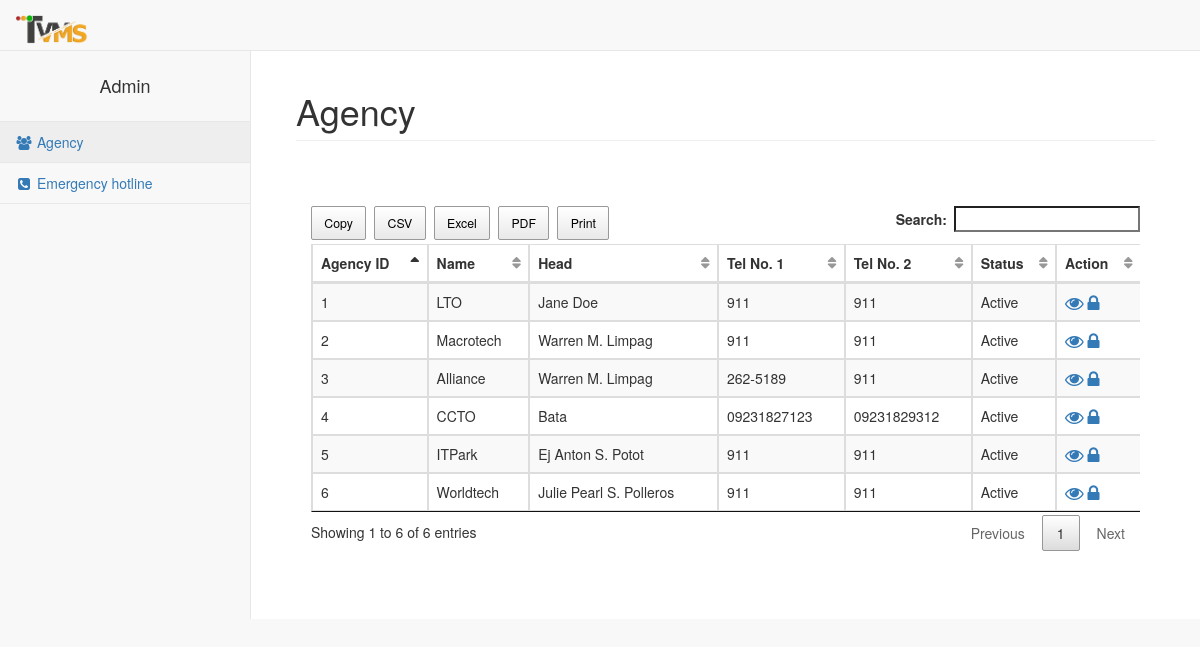
The page /pages/adminAgency.php on the database as committed earlier.
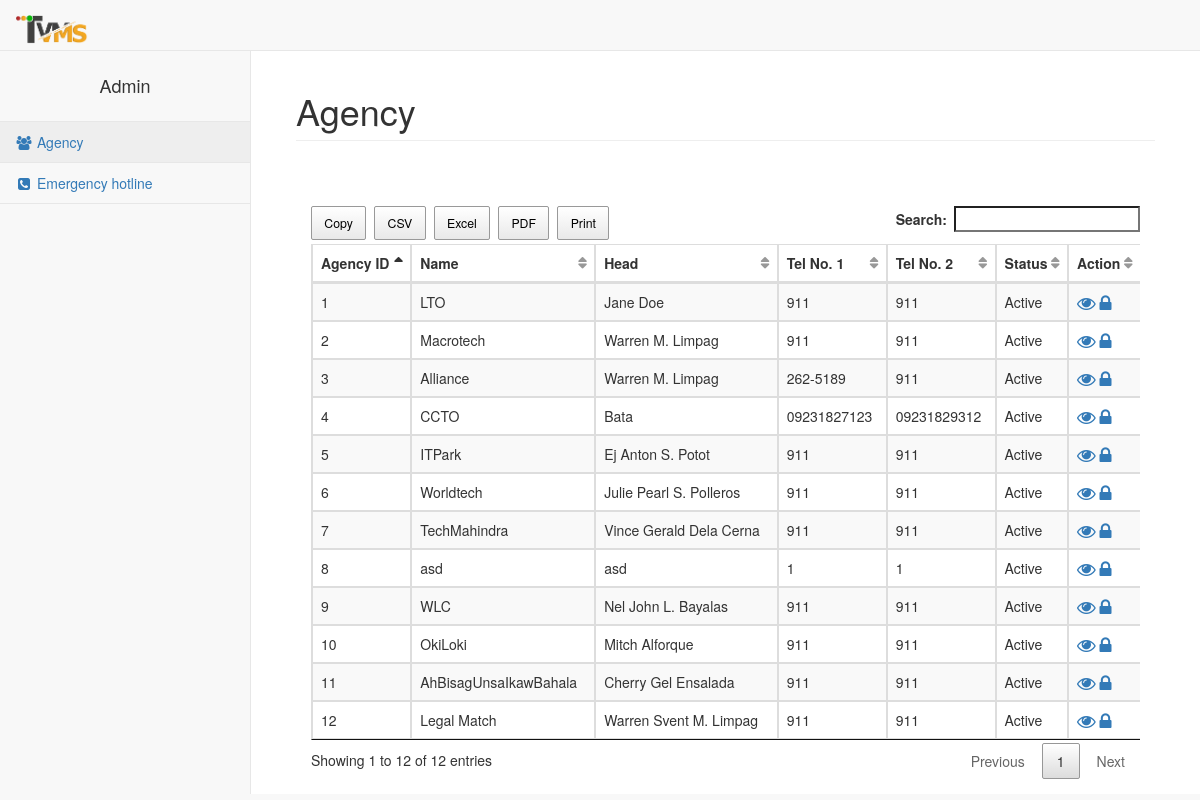
The same page on the database as committed later.
### tables this page shows
CREATE TABLE `agency` (
  `agency_id` int(11) NOT NULL,
  `agency_name` varchar(100) NOT NULL,
  `agency_head` varchar(100) NOT NULL,
  `agency_email` varchar(100) NOT NULL,
  `agency_password` varchar(100) NOT NULL,
  `agency_address1` varchar(255) NOT NULL,
  `agency_address2` varchar(255) NOT NULL,
  `agency_tel1` char(11) NOT NULL,
  `agency_tel2` char(11) NOT NULL,
  `agency_status` varchar(20) NOT NULL,
  `agency_sub` int(11) NOT NULL
);

### pages/model/agencyModel.php (called while the page is built, shortened)
<?php
require 'dbhelper/dbhelper.php';
Class Agency extends DBHelper{
    private $table = 'agency';
    function __construct(){
        return DBHelper::__construct();
    }
     function getAgency(){
         return DBHelper::getAll($this->table);
     }
}

### pages/dbhelper/dbhelper.php (called while the page is built, shortened)
<?php
Class DBHelper{
    private $host = "localhost";
    private $db = "tvms";
    private $user = "root";
    private $pass = "";
    private $conn;
    function __construct(){
        try{
            $this->conn = new PDO("mysql:host=$this->host;dbname=$this->db",$this->user,$this->pass);
        }catch(PDOException $e){
            echo $e->getMessage();
        }
    }
    function getAll($table){
        $sql = "SELECT * FROM $table";
        $stmt = $this->conn->prepare($sql);
        $stmt->execute();
        $row = $stmt->fetchAll(PDO::FETCH_ASSOC);
        return $row;
    }
}

### pages/adminAgency.php (the view, shortened to what this page needs)
<?php
    require_once 'model/agencyModel.php';
    $agency = new Agency();
?>
<!DOCTYPE html>
<html lang="en">
<head>
    <link href="../vendor/bootstrap/css/bootstrap.min.css" rel="stylesheet">
    <link href="../vendor/metisMenu/metisMenu.min.css" rel="stylesheet">
    <link href="../dist/css/sb-admin-2.css" rel="stylesheet">
    <link href="../vendor/morrisjs/morris.css" rel="stylesheet">
    <link href="../vendor/font-awesome/css/font-awesome.min.css" rel="stylesheet" type="text/css">
    <link rel="stylesheet" href="../dist/css/jquery.dataTables.min.css">
    <link rel="stylesheet" href="../dist/css/buttons.dataTables.min.css">
</head>
<body>
        <?php include_once "nav2.php"; ?>
        <div id="page-wrapper">
            <div class="container-fluid">
                <div class="row">
                    <div class="col-lg-12">
                        <h1 class="page-header">Agency</h1>
                    </div>
                </div>
                <div class="panel-body">
                </div>
                <div class="panel-body">
                    <div class="table-responsive">
                    <table class="table table-hover table-striped table-bordered" id="example" width="100%">
                            <thead>
                                <tr>
                                    <th>Agency ID</th>
                                    <th>Name</th>
                                    <th>Head</th>
                                    <th>Tel No. 1</th>
                                    <th>Tel No. 2</th>
                                    <th>Status</th>
                                    <th>Action</th>
                                </tr>
                            </thead>
                            <tbody>
                            <?php
                                $data = $agency->getAgency();
                                foreach($data as $datas){
                            ?>
                                <tr>
                                    <td><?php echo $datas['agency_id'] ?></td>
                                    <td><?php echo $datas['agency_name'] ?></td>
                                    <td><?php echo $datas['agency_head'] ?></td>
                                    <td><?php echo $datas['agency_tel1'] ?></td>
                                    <td><?php echo $datas['agency_tel2'] ?></td>
                                    <td><?php echo $datas['agency_status'] ?></td>
                                    <td>
                                        <a href="#view<?php echo $datas['agency_id'] ?>" data-toggle="modal" style="text-decoration:none"><i class="fa fa-eye fa-lg" aria-hidden="true"></i></button>
                                        <?php if($datas['agency_status'] == 'Active'){ ?>
                                        <a onclick='javascript:status($(this));return false;' href="agencyStatus.php?status=<?php echo $datas['agency_status']?>&id=<?php echo $datas['agency_id'] ?>"><i class="fa fa-lock fa-lg" aria-hidden="true"></i></a>
                                        <?php }
                                              else{
                                        ?>
                                        <a onclick='javascript:status($(this));return false;' href="agencyStatus.php?status=<?php echo $datas['agency_status']?>&id=<?php echo $datas['agency_id'] ?>"><i class="fa fa-unlock fa-lg" aria-hidden="true"></i></a>
                                        <?php } ?>
                                    </td>
                                </tr>
                                <?php } ?>
                            </tbody>
                        </table>
                    </div>
                </div>
            </div>
        </div>
    </div>
</body>
</html>

### pages/nav2.php (shortened to what this page needs)
 <link href="../vendor/bootstrap/css/bootstrap.min.css" rel="stylesheet">
<link href="../vendor/metisMenu/metisMenu.min.css" rel="stylesheet">
<link href="../dist/css/sb-admin-2.css" rel="stylesheet">
<link href="../vendor/morrisjs/morris.css" rel="stylesheet">
 <link href="../vendor/font-awesome/css/font-awesome.min.css" rel="stylesheet" type="text/css">
<div id="wrapper">
<nav class="navbar navbar-default navbar-static-top" role="navigation" style="margin-bottom: 0">
    <div class="navbar-header">
        <a class="navbar-brand" href="adminAgency.php"><img src="image/2as.png" style="width:12%"></a>
    </div>
    <div class="navbar-default sidebar" role="navigation">
        <div class="sidebar-nav navbar-collapse">
        <ul class="nav" id="side-menu">
                <li class="sidebar-search">
                    <div class="text-center">
                        <h4><p>Admin</p></h4>
                    </div>
                </li>
            <ul class="nav" id="side-menu">
                    <li>
                       <a href="adminAgency.php"><i class="fa fa-users fa-fw"></i> Agency</a>
                    </li>
                    <li>
                        <a href="hotline.php"><i class="fa fa-phone-square fa-fw"></i> Emergency hotline</a>
                    </li>
            </ul>
        </div>
    </div>
</nav>

Rows that differ between the two databases and show on the page:
added agency: agency_id "7", agency_name "TechMahindra", agency_head "Vince Gerald Dela Cerna", agency_tel1 "911", agency_tel2 "911", agency_status "Active"
added agency: agency_id "8", agency_name "asd", agency_head "asd", agency_tel1 "1", agency_tel2 "1", agency_status "Active"
added agency: agency_id "9", agency_name "WLC", agency_head "Nel John L. Bayalas", agency_tel1 "911", agency_tel2 "911", agency_status "Active"
added agency: agency_id "10", agency_name "OkiLoki", agency_head "Mitch Alforque", agency_tel1 "911", agency_tel2 "911", agency_status "Active"
added agency: agency_id "11", agency_name "AhBisagUnsaIkawBahala", agency_head "Cherry Gel Ensalada", agency_tel1 "911", agency_tel2 "911", agency_status "Active"
added agency: agency_id "12", agency_name "Legal Match", agency_head "Warren Svent M. Limpag", agency_tel1 "911", agency_tel2 "911", agency_status "Active"
Other text that changed with them:
text written by a page script: "Copy CSV Excel PDF Print Search: Showing 1 to 6 of 6 entries Previous 1 Next" → "Copy CSV Excel PDF Print Search: Showing 1 to 12 of 12 entries Previous 1 Next"
